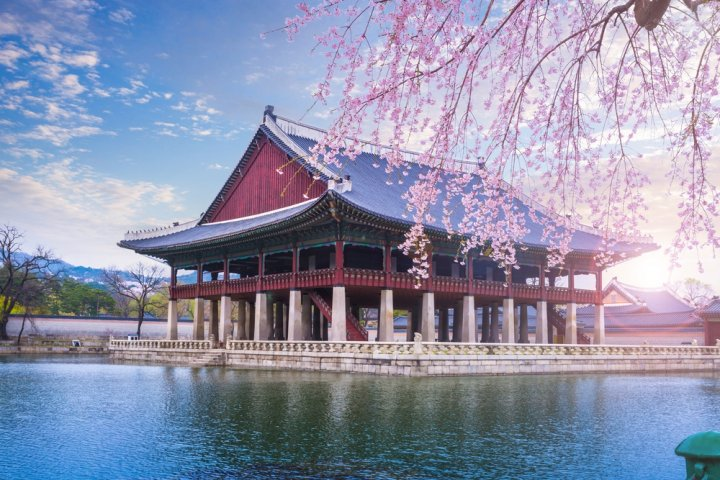
//> input picture RGB.jpg, 720 x 480 px
$ ./RGB   (built with g++ and OpenCV 4)
//> lines starting //> are read from the running program, lines starting //| are printed output that depends on the picture
#include <opencv2/core.hpp>
#include <opencv2/highgui.hpp>
#include <opencv2/imgproc.hpp>
#include <iostream>

using namespace cv;
using namespace std;

void showColorspace(const Mat& image, const String& colorspaceName, int conversionCode) {
    Mat colorspace;
    cvtColor(image, colorspace, conversionCode);
    namedWindow(colorspaceName, WINDOW_NORMAL);
    imshow(colorspaceName, colorspace);
}

int main() {
    Mat image = imread("C:/Users/Nuta/Documents/Open CV/Практика 2/RGB.jpg");
//> image is the input picture: 480 rows x 720 cols, CV_8UC3; mean B, G, R 171.6, 147.2, 144.2

    if (image.empty()) {
        cout << "Error" << endl;
        return -1;
    }

    namedWindow("Original", WINDOW_NORMAL);
    imshow("Original", image);

    showColorspace(image, "Grayscale", COLOR_BGR2GRAY);
//> in showColorspace, `cvtColor(image, colorspace, conversionCode);`:
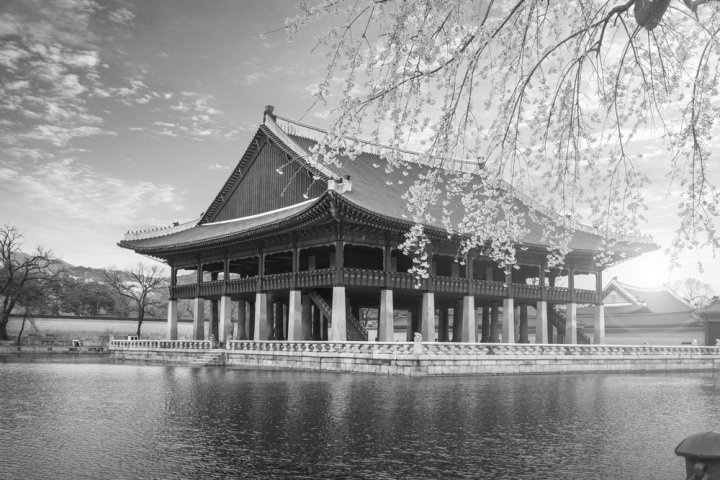
//> colorspace: 480 rows x 720 cols, CV_8UC1; min 12, max 255, mean 149.1
    showColorspace(image, "HSV", COLOR_BGR2HSV);
//> call 2 of showColorspace, with colorspaceName = "HSV", conversionCode = 40
//> in showColorspace (call 2), `cvtColor(image, colorspace, conversionCode);`:
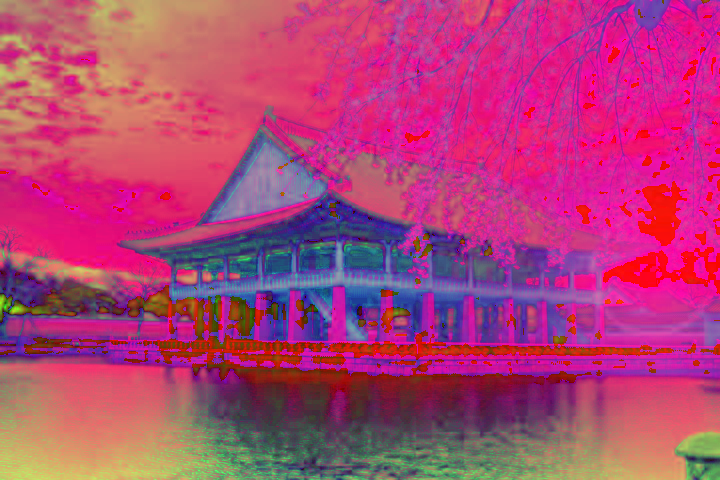
//> colorspace: 480 rows x 720 cols, CV_8UC3; mean B, G, R 117.6, 65.3, 176.5
    showColorspace(image, "Lab", COLOR_BGR2Lab);
//> call 3 of showColorspace, with colorspaceName = "Lab", conversionCode = 44
//> in showColorspace (call 3), `cvtColor(image, colorspace, conversionCode);`:
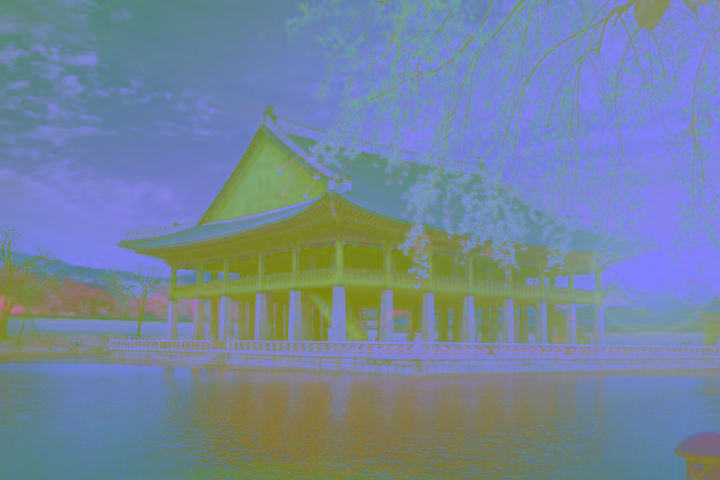
//> colorspace: 480 rows x 720 cols, CV_8UC3; mean B, G, R 155.9, 133.2, 115.4
    showColorspace(image, "YUV", COLOR_BGR2YUV);
//> call 4 of showColorspace, with colorspaceName = "YUV", conversionCode = 82
//> in showColorspace (call 4), `cvtColor(image, colorspace, conversionCode);`:
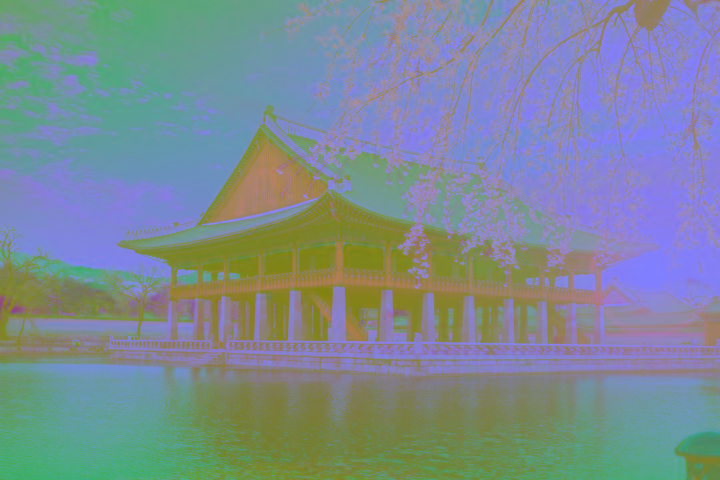
//> colorspace: 480 rows x 720 cols, CV_8UC3; mean B, G, R 149.1, 139, 123.7
    showColorspace(image, "YCrCb", COLOR_BGR2YCrCb);
//> in showColorspace (call 5), `cvtColor(image, colorspace, conversionCode);`:
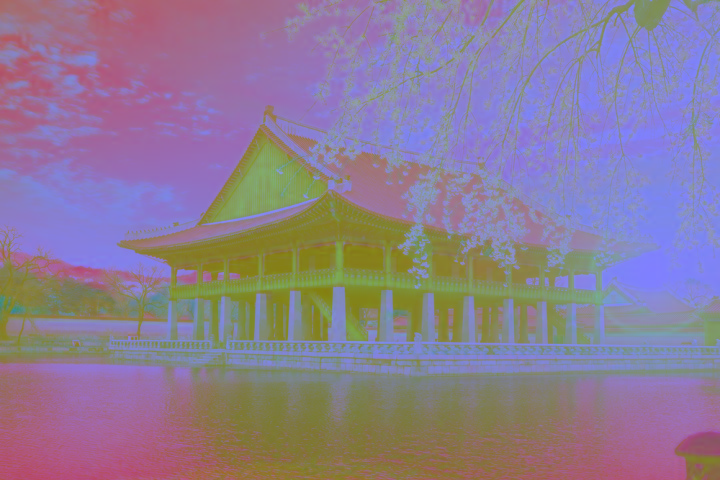
//> colorspace: 480 rows x 720 cols, CV_8UC3; mean B, G, R 149.1, 124.5, 140.7
    showColorspace(image, "XYZ", COLOR_BGR2XYZ);
//> in showColorspace (call 6), `cvtColor(image, colorspace, conversionCode);`:
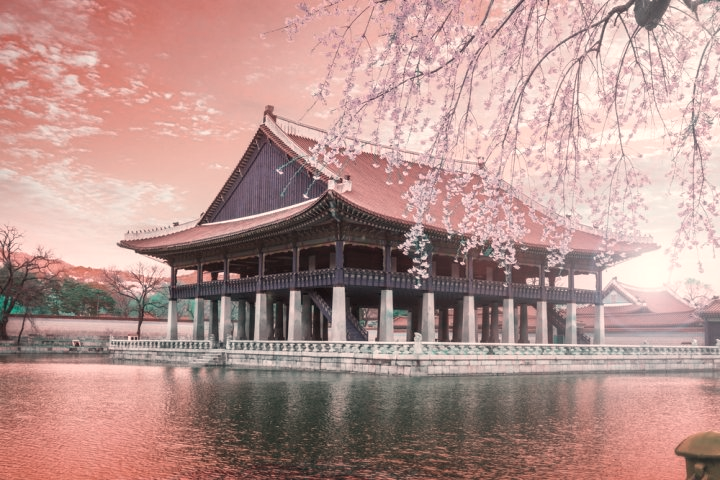
//> colorspace: 480 rows x 720 cols, CV_8UC3; mean B, G, R 143.1, 148.3, 182.8
    showColorspace(image, "HLS", COLOR_BGR2HLS);
//> in showColorspace (call 7), `cvtColor(image, colorspace, conversionCode);`:
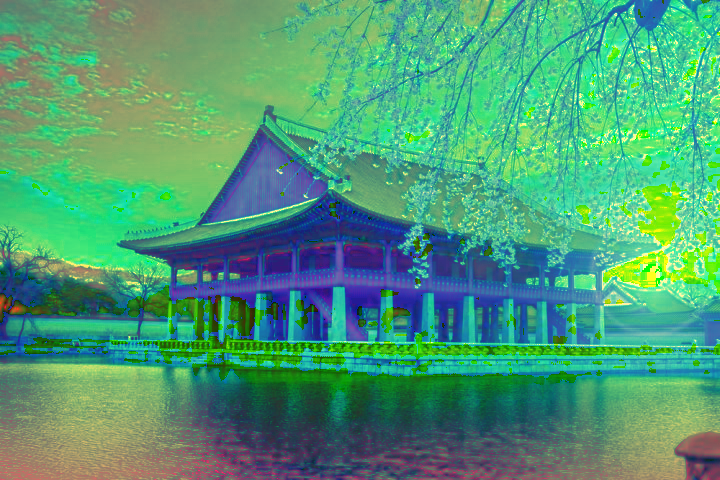
//> colorspace: 480 rows x 720 cols, CV_8UC3; mean B, G, R 117.6, 155.2, 77.9

    waitKey(0);
    destroyAllWindows();

    return 0;
}

$ run again, with zad2.jpg copied over RGB.jpg
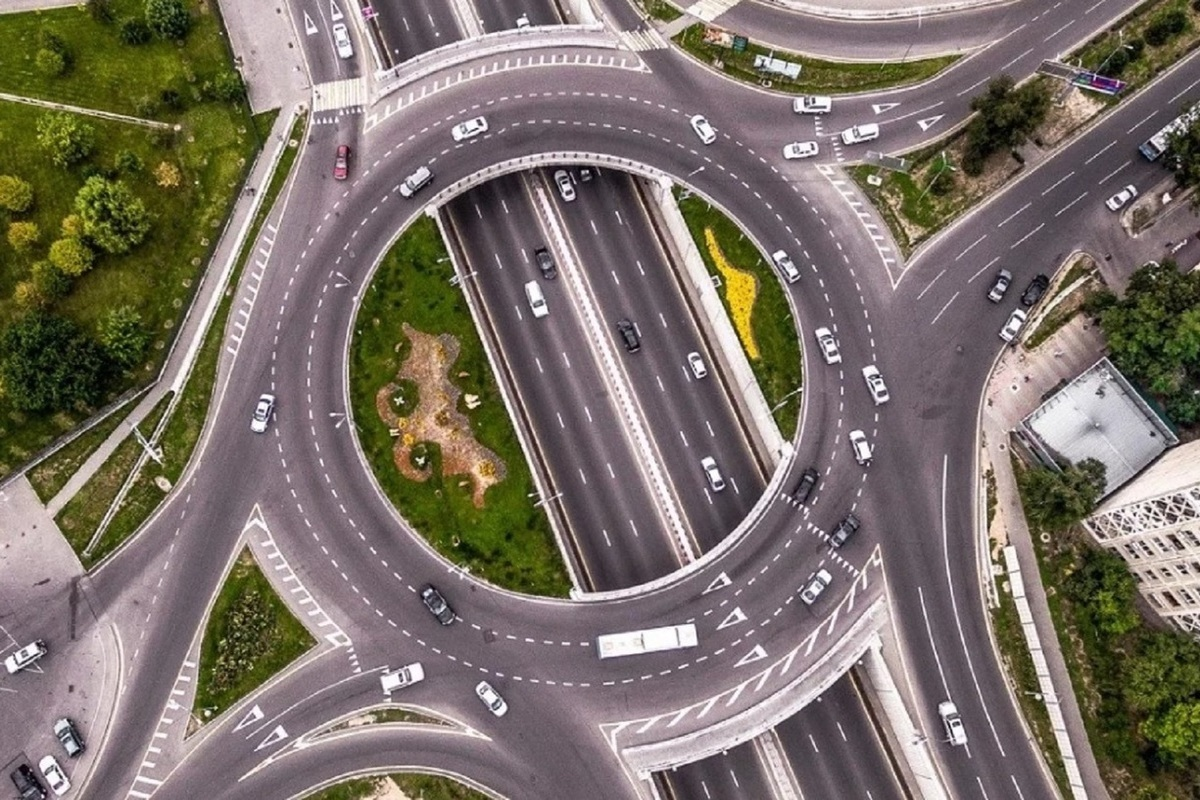
//> input picture zad2.jpg, 1200 x 800 px
//> image is the input picture: 800 rows x 1200 cols, CV_8UC3; mean B, G, R 104.2, 112.9, 122.4
//> colorspace: 800 rows x 1200 cols, CV_8UC3
//> in showColorspace (call 5), `cvtColor(image, colorspace, conversionCode);`:
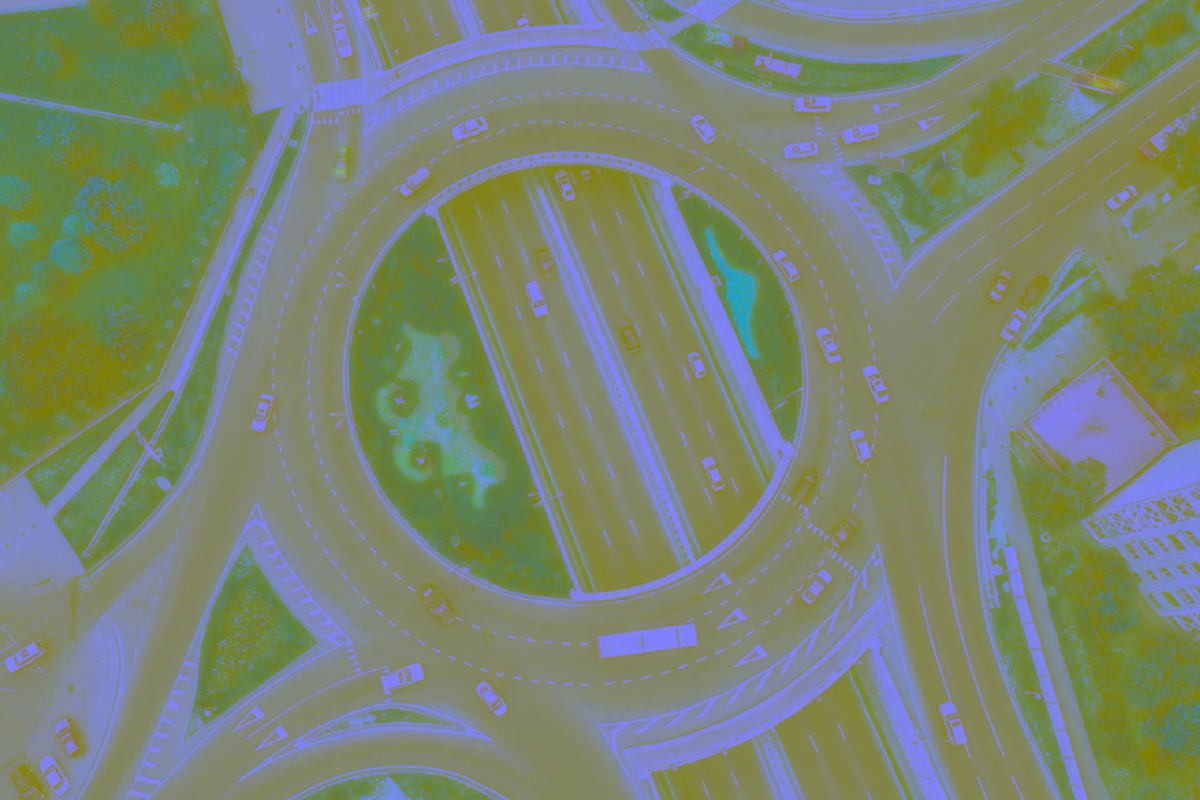
//> colorspace: 800 rows x 1200 cols, CV_8UC3; mean B, G, R 114.8, 133.5, 122
//> in showColorspace (call 7), `cvtColor(image, colorspace, conversionCode);`:
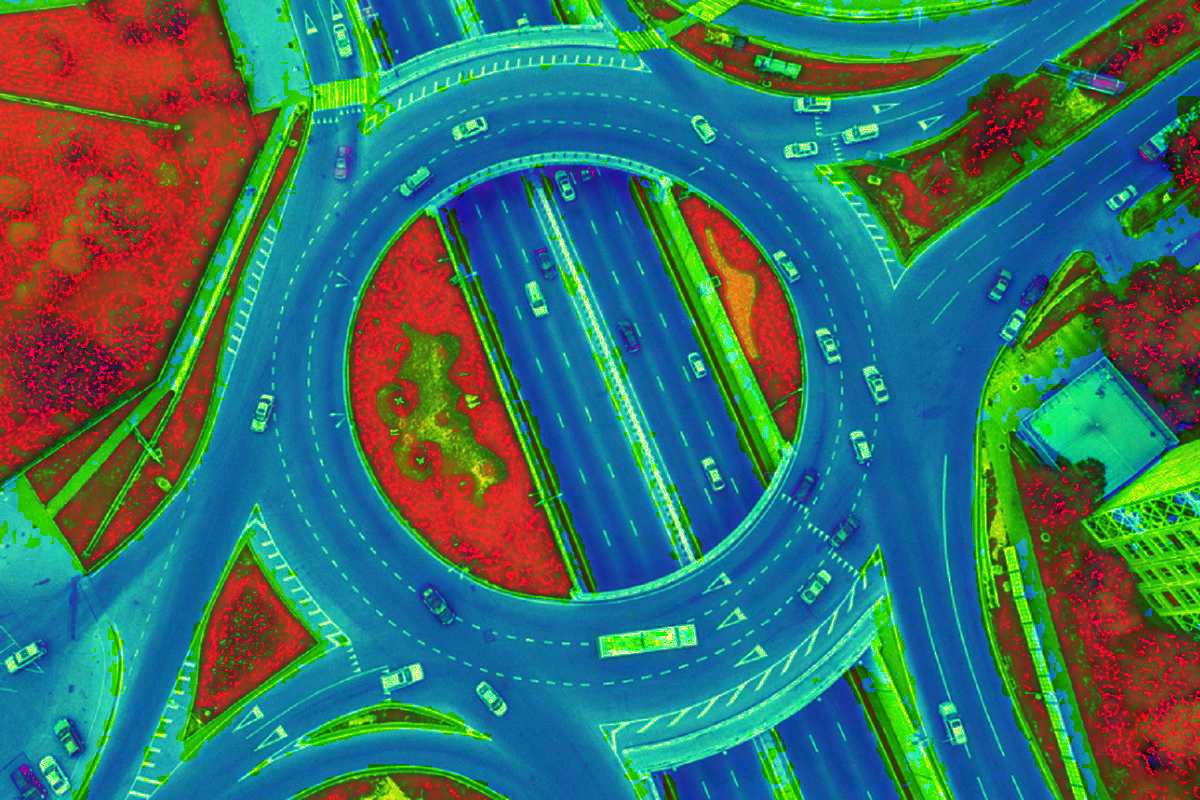
//> colorspace: 800 rows x 1200 cols, CV_8UC3; mean B, G, R 102.8, 111.8, 58.1
